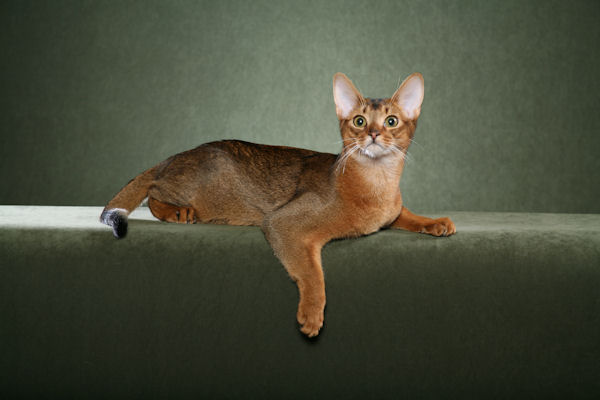
#> input picture images/Abyssinian_1.jpg, 600 x 400 px, found by its file name; its folder holds only this picture in this run
$ jupyter execute CK.ipynb
#> lines starting #> are read from the running program, lines starting #| are printed output that depends on the picture; after the words box and inside, x2 and y2 are one past the last pixel; in counts of white or black regions, pixels touching at a corner belong together; long printed decimals are rounded
[cell 1]
import os
from pathlib import Path
import cv2
import matplotlib.pyplot as plt
import numpy as np
from shutil import copy2   # để copy file mask sang thư mục mới
from skimage.morphology import dilation, disk

# ====== ĐƯỜNG DẪN THƯ MỤC ======
DATA_ROOT = Path("/media/pphong/D:/ML & DL/xu li anh/XLA_CK/data")
IMAGES_FULL = DATA_ROOT / "images"
MASK_FULL = Path("/media/pphong/D:/ML & DL/xu li anh/XLA_CK/data/annotations/annotations/trimaps")

A_FOLDER = Path("/media/pphong/D:/ML & DL/xu li anh/XLA_CK/images")

SAVE_MASK_B = Path("/media/pphong/D:/ML & DL/xu li anh/XLA_CK/mask_B")
SAVE_MASK_B.mkdir(exist_ok=True)   # tạo thư mục lưu mask B nếu chưa có

[cell 2]
# ====== KIỂM TRA ẢNH TỒN TẠI MASK ======
B = []   # danh sách chứa (img_name, mask_path)

images_A = sorted([f for f in os.listdir(A_FOLDER) if f.endswith(".jpg")])

for img_name in images_A:
    base_name = os.path.splitext(img_name)[0]
    mask_name = base_name + ".png"     # mask luôn .png

    mask_path = MASK_FULL / mask_name

    if mask_path.exists():
        B.append((img_name, mask_path))  # lưu cả tên ảnh + đường dẫn mask
        copy2(mask_path, SAVE_MASK_B / mask_name)  # copy mask sang thư mục riêng

print(f"Tổng số ảnh trong A: {len(images_A)}")
print(f"Số ảnh có ground truth tương ứng tập B: {len(B)}")

[cell 3]
# ====== HIỂN THỊ ẢNH + MASK ======
for img_name, mask_path in B[:3]:  # hiển thị 3 cặp đầu để tránh quá nhiều
    image_path = A_FOLDER / img_name

    img = cv2.imread(str(image_path))
#> img is the input picture: shape (400, 600, 3); mean B, G, R 58.5, 76, 74.2
    img = cv2.cvtColor(img, cv2.COLOR_BGR2RGB)

    mask = cv2.imread(str(mask_path), 0)
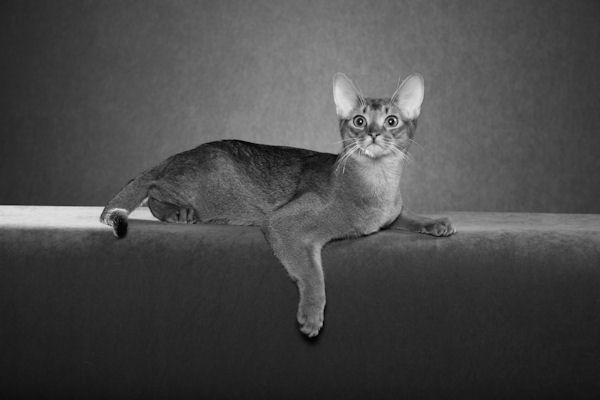
#> mask: shape (400, 600); min 0, max 240, mean 73.4

    plt.figure(figsize=(10,5))

    plt.subplot(1,2,1)
    plt.title(f"Ảnh gốc: {img_name}")
    plt.imshow(img)
    plt.axis("off")

    plt.subplot(1,2,2)
    plt.title("Mask tương ứng")
    plt.imshow(mask, cmap='gray')
    plt.axis("off")

    plt.show()
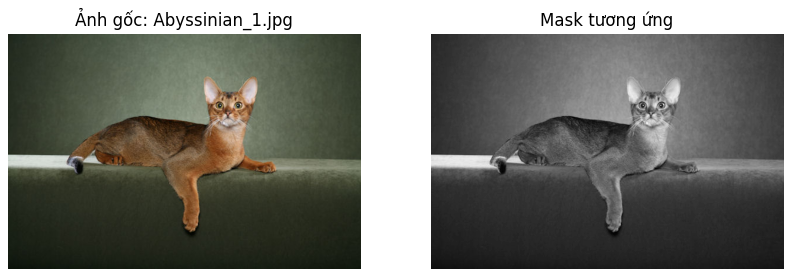
#> figure drawn by matplotlib, 2 panels

[cell 4]
# ====== THƯ MỤC LƯU MASK NHỊ PHÂN (GROUND TRUTH SAU HIỆU CHỈNH) ======
MASK_BIN_FOLDER = Path("/media/pphong/D:/ML & DL/xu li anh/XLA_CK/mask_binary")
MASK_BIN_FOLDER.mkdir(exist_ok=True)

# ====== HIỆU CHỈNH MASK (CHỈ GIỮ PIXEL = 1) ======
examples = []   # lưu ví dụ để minh họa

for img_name, mask_path in B:

    # đọc mask gốc
    mask = cv2.imread(str(mask_path), 0)

    # giữ lại miền interior (giá trị 1)
    mask_binary = np.where(mask == 1, 1, 0).astype(np.uint8)
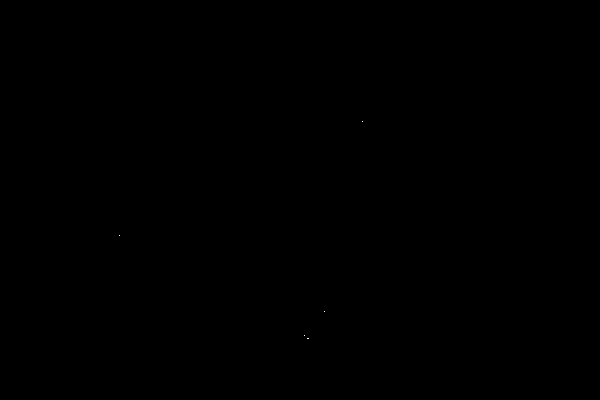
#> mask_binary: shape (400, 600); values 0 (black) and 1 (white), 0% white in thin lines or dots, all inside (x1, y1, x2, y2) = (119, 121, 363, 339)

    # lưu mask nhị phân
    base_name = os.path.splitext(img_name)[0]
    save_path = MASK_BIN_FOLDER / (base_name + "_bin.png")
    cv2.imwrite(str(save_path), mask_binary * 255)  # convert 0–1 → 0–255

    # lưu 3 ví dụ để minh họa
    if len(examples) < 3:
        img = cv2.imread(str(A_FOLDER / img_name))
        img = cv2.cvtColor(img, cv2.COLOR_BGR2RGB)
        examples.append((img, mask, mask_binary))

# ====== MINH HỌA MỘT VÀI KẾT QUẢ ======
for img, mask, mask_bin in examples:

    plt.figure(figsize=(12,4))

    plt.subplot(1,3,1)
    plt.title("Ảnh gốc")
    plt.imshow(img)
    plt.axis("off")

    plt.subplot(1,3,2)
    plt.title("Mask trimap gốc")
    plt.imshow(mask, cmap='gray')
    plt.axis("off")

    plt.subplot(1,3,3)
    plt.title("Mask sau hiệu chỉnh (binary)")
    plt.imshow(mask_bin, cmap='gray')
    plt.axis("off")

    plt.show()
#> this loop made 1 pass
#> pass 1, `plt.show()`:
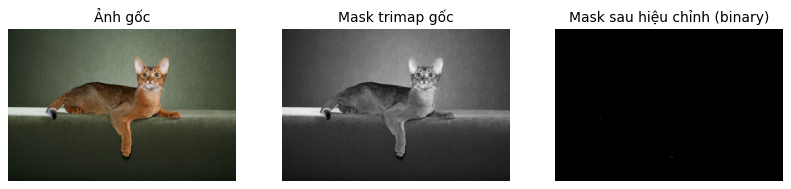
#> figure drawn by matplotlib, 3 panels

[cell 5]
# Thư mục lưu mask sau khi Dilation
MASK_DILATION_FOLDER = Path("/media/pphong/D:/ML & DL/xu li anh/XLA_CK/mask_dilated")
MASK_DILATION_FOLDER.mkdir(exist_ok=True)

# --- Hàm tự tạo kernel hình đĩa ---
def create_disk(radius):
    """
    Tạo kernel dạng hình đĩa bán kính R (thay thế skimage.morphology.disk)
    """
    size = radius * 2 + 1
    y, x = np.ogrid[-radius:radius+1, -radius:radius+1]
    mask = (x**2 + y**2 <= radius**2)
    return mask.astype(np.uint8)

# --- Tạo kernel dilation ---
selem = create_disk(9)   # disk radius = 9

examples_dilation = []   # lưu ví dụ minh họa

# Lặp qua các mask đã được nhị phân hóa
for img_name, mask_path in B:

    base_name = os.path.splitext(img_name)[0]
    bin_mask_path = MASK_BIN_FOLDER / f"{base_name}_bin.png"

    # Đọc mask nhị phân (0–255)
    mask_bin = cv2.imread(str(bin_mask_path), 0)

    if mask_bin is None:
        print(f" Không tìm thấy mask nhị phân cho: {img_name}")
        continue

    # Chuyển về 0–1 cho đúng dạng nhị phân
    mask_bin_01 = (mask_bin > 127).astype(np.uint8)

    # Áp dụng Dilation
    mask_dilated = dilation(mask_bin_01, selem)
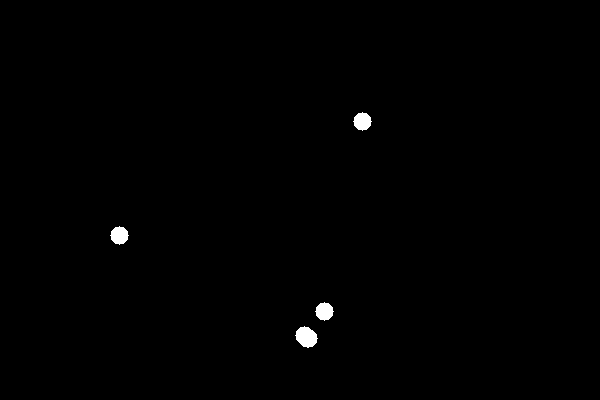
#> mask_dilated: shape (400, 600); values 0 (black) and 1 (white), 0.46% white; 4 white regions, box (x1, y1, x2, y2) and area: (295, 326, 318, 348) 346, (353, 112, 372, 131) 253, (110, 226, 129, 245) 253, (315, 302, 334, 321) 253

    # Lưu mask sau Dilation (0–255)
    save_path = MASK_DILATION_FOLDER / f"{base_name}_dilated.png"
    cv2.imwrite(str(save_path), mask_dilated.astype(np.uint8) * 255)

    # Lưu 3 ví dụ để minh họa
    if len(examples_dilation) < 3:
        img = cv2.imread(str(A_FOLDER / img_name))
        img = cv2.cvtColor(img, cv2.COLOR_BGR2RGB)
        examples_dilation.append((img, mask_bin_01, mask_dilated))


# MINH HỌA KẾT QUẢ

for img, mask_bin, mask_dil in examples_dilation:
    plt.figure(figsize=(12,4))

    plt.subplot(1,3,1)
    plt.title("Ảnh gốc")
    plt.imshow(img)
    plt.axis("off")

    plt.subplot(1,3,2)
    plt.title("Mask nhị phân (trước Dilation)")
    plt.imshow(mask_bin, cmap='gray')
    plt.axis("off")

    plt.subplot(1,3,3)
    plt.title("Mask sau Dilation (disk=9)")
    plt.imshow(mask_dil, cmap='gray')
    plt.axis("off")

    plt.show()

[cell 6]
# --- Hàm tự tính ngưỡng Otsu ---
def otsu_threshold_manual(image):
    # Tính histogram (256 mức xám)
    hist = np.bincount(image.flatten(), minlength=256)
#> hist = 256 values, max 4642 at index 40, min 0 at index 228, mean 937.5
    total = image.size

    # Tổng trọng số và tổng cường độ
    sum_total = np.dot(np.arange(256), hist)
#> sum_total = 17627203

    sumB = 0       # tổng cường độ lớp background (từ 0..t)
    wB = 0         # tổng số pixel lớp background
    max_variance = 0
    threshold = 0

    for t in range(256):
        wB += hist[t]
        if wB == 0:
            continue

        wF = total - wB
        if wF == 0:
            break

        sumB += t * hist[t]

        mB = sumB / wB              # mean background
        mF = (sum_total - sumB) / wF  # mean foreground

        # Between-class variance
        variance = wB * wF * (mB - mF) ** 2

        if variance > max_variance:
            max_variance = variance
            threshold = t
#> this loop made 241 passes
#> (wB, wF, sumB, mB, mF, max_variance) on passes 1 to 8: (23, 239977, 0, 0, 73.45, 2.98e+10), (29, 239971, 6, 0.207, 73.46, 3.73e+10), (41, 239959, 30, 0.732, 73.46, 5.2e+10), (54, 239946, 69, 1.28, 73.46, 6.75e+10), (71, 239929, 137, 1.93, 73.47, 8.72e+10), (91, 239909, 237, 2.6, 73.47, 1.1e+11), (120, 239880, 411, 3.42, 73.48, 1.41e+11), (146, 239854, 593, 4.06, 73.49, 1.69e+11)
#> after the loop, max_variance = 5.54e+13; sumB = 17626963; threshold = 81; wB = 240000

    return threshold


# --- Thư mục lưu kết quả Otsu ---
MASK_OTSU_FOLDER = Path("/media/pphong/D:/ML & DL/xu li anh/XLA_CK/mask_otsu_manual")
MASK_OTSU_FOLDER.mkdir(exist_ok=True)

examples_otsu = []


# --- Áp dụng Otsu cho từng ảnh ---
for img_name, _ in B:
    image_path = A_FOLDER / img_name

    # Đọc ảnh grayscale
    img_gray = cv2.imread(str(image_path), 0)

    if img_gray is None:
        print(f"Không đọc được ảnh: {img_name}")
        continue

    # --- TÍNH NGƯỠNG OTSU THỦ CÔNG ---
    T = otsu_threshold_manual(img_gray)
#> T = 81

    # --- Tạo mask ---
    mask_otsu = (img_gray >= T).astype(np.uint8) * 255
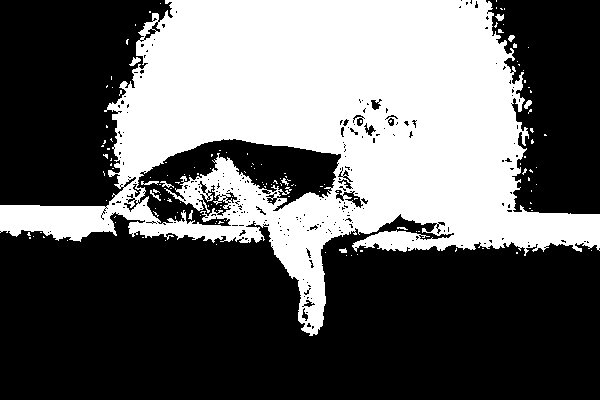
#> mask_otsu: shape (400, 600); 38.3% white; 148 white regions (136 under 20 px), largest, box (x1, y1, x2, y2) and area: (0, 0, 600, 336) 90929, (129, 57, 141, 66) 55, (141, 181, 159, 185) 47

    # --- Lưu kết quả ---
    base_name = os.path.splitext(img_name)[0]
    save_path = MASK_OTSU_FOLDER / f"{base_name}_otsu_manual.png"
    cv2.imwrite(str(save_path), mask_otsu)

    # lưu 3 ví dụ minh họa
    if len(examples_otsu) < 3:
        img_rgb = cv2.imread(str(image_path))
        img_rgb = cv2.cvtColor(img_rgb, cv2.COLOR_BGR2RGB)
        examples_otsu.append((img_rgb, img_gray, mask_otsu, T))

#kêt quả

for img_rgb, img_gray, mask_otsu, T in examples_otsu:
    plt.figure(figsize=(14,4))

    plt.subplot(1,3,1)
    plt.title("Ảnh gốc (RGB)")
    plt.imshow(img_rgb)
    plt.axis("off")

    plt.subplot(1,3,2)
    plt.title(f"Ảnh xám\nNgưỡng Otsu tự tính = {T}")
    plt.imshow(img_gray, cmap='gray')
    plt.axis("off")

    plt.subplot(1,3,3)
    plt.title("Mask Otsu (tự code)")
    plt.imshow(mask_otsu, cmap='gray')
    plt.axis("off")

    plt.show()
#> this loop made 1 pass
#> T on pass 1: 81

[cell 7]
# --- Hàm K-means thủ công (k = 2) ---

def kmeans_manual(image, K=2, max_iter=50):
#> called with K = 2, max_iter = 50
    pixels = image.reshape(-1, 1).astype(np.float32)

    # Khởi tạo tâm cụm
    np.random.seed(0)
    indices = np.random.choice(len(pixels), K, replace=False)
#> indices = [45155, 238446]
    centers = pixels[indices].astype(np.float32)   # shape (K,1)
#> centers = [89, 27]

    for _ in range(max_iter):

        # Tính khoảng cách tới tâm cụm
        distances = np.abs(pixels - centers.T)     # shape (N,K)

        # Gán nhãn
        labels = np.argmin(distances, axis=1)

        # Cập nhật tâm
        new_centers = []
        for k in range(K):
            if np.any(labels == k):
                # mean trả về float → đảm bảo đồng nhất
                new_centers.append(float(pixels[labels == k].mean()))
            else:
                # tránh cụm rỗng → giữ nguyên tâm cũ
                new_centers.append(float(centers[k]))

        # Đưa về dạng (K,1)
        new_centers = np.array(new_centers, dtype=np.float32).reshape(K, 1)

        # Kiểm tra hội tụ
        if np.allclose(centers, new_centers):
            break

        centers = new_centers.copy()

    return labels.reshape(image.shape), centers


# --- Thư mục lưu mask K-means ---
MASK_KMEANS_FOLDER = Path("/media/pphong/D:/ML & DL/xu li anh/XLA_CK/mask_kmeans_manual")
MASK_KMEANS_FOLDER.mkdir(exist_ok=True)

examples_kmeans = []


# --- Áp dụng K-means cho từng ảnh trong B ---
for img_name, _ in B:
    image_path = A_FOLDER / img_name

    # Đọc ảnh grayscale
    img_gray = cv2.imread(str(image_path), 0)
    if img_gray is None:
        print(f"⚠ Không đọc được ảnh: {img_name}")
        continue

    # --- Chạy K-means thủ công ---
    labels, centers = kmeans_manual(img_gray, K=2)
#> centers = [112.8, 49.04]

    # --- Chuyển labels về mask 0–255 ---
    mask_kmeans = (labels.astype(np.uint8) * 255)

    # --- Lưu kết quả ---
    base_name = os.path.splitext(img_name)[0]
    save_path = MASK_KMEANS_FOLDER / f"{base_name}_kmeans_manual.png"
    cv2.imwrite(str(save_path), mask_kmeans)

    # Lưu 3 ví dụ để minh họa
    if len(examples_kmeans) < 3:
        img_rgb = cv2.imread(str(image_path))
        img_rgb = cv2.cvtColor(img_rgb, cv2.COLOR_BGR2RGB)
        examples_kmeans.append((img_rgb, img_gray, mask_kmeans, centers))


for img_rgb, img_gray, mask_km, centers in examples_kmeans:
    plt.figure(figsize=(14,4))

    plt.subplot(1,3,1)
    plt.title("Ảnh gốc (RGB)")
    plt.imshow(img_rgb)
    plt.axis("off")

    plt.subplot(1,3,2)
    plt.title("Ảnh xám")
    plt.imshow(img_gray, cmap='gray')
    plt.axis("off")

    plt.subplot(1,3,3)
    plt.title(f"K-means (thủ công) - centers={centers.flatten()}")
    plt.imshow(mask_km, cmap='gray')
    plt.axis("off")

    plt.show()
#> this loop made 1 pass

[cell 8]
# Hàm đánh giá IoU và Dice

def compute_iou(mask_pred, mask_gt):
    """
    mask_pred: mask dự đoán (0–255 hoặc 0–1)
    mask_gt:   mask ground truth (0–255 hoặc 0–1)
    """
    # Chuyển về 0–1
    pred = (mask_pred > 127).astype(np.uint8)
    gt   = (mask_gt > 127).astype(np.uint8)

    # Intersection và Union
    intersection = np.logical_and(pred, gt).sum()
#> intersection = 0
    union        = np.logical_or(pred, gt).sum()
#> union = 91816

    if union == 0:
        return 1.0 if intersection == 0 else 0.0

    return intersection / union


def compute_dice(mask_pred, mask_gt):
    """
    mask_pred: mask dự đoán (0–255 hoặc 0–1)
    mask_gt:   mask ground truth (0–255 hoặc 0–1)
    """
    pred = (mask_pred > 127).astype(np.uint8)
    gt   = (mask_gt > 127).astype(np.uint8)

    intersection = np.logical_and(pred, gt).sum()
    total = pred.sum() + gt.sum()

    if total == 0:
        return 1.0 if intersection == 0 else 0.0

    dice = 2 * intersection / total
    return dice

[cell 9]
# ĐÁNH GIÁ IoU & Dice CHO OTSU VÀ K-MEANS TRÊN TẬP B

iou_otsu_list = []
dice_otsu_list = []

iou_km_list = []
dice_km_list = []

for img_name, _ in B:
    base_name = os.path.splitext(img_name)[0]

    # ----- Load Ground Truth nhị phân (sau bước 2) -----
    gt_path = MASK_BIN_FOLDER / f"{base_name}_bin.png"
    gt = cv2.imread(str(gt_path), 0)
    if gt is None:
        print(f"Không tìm thấy GT cho {img_name}")
        continue

    # ----- Load mask Otsu -----
    otsu_path = MASK_OTSU_FOLDER / f"{base_name}_otsu_manual.png"
    mask_otsu = cv2.imread(str(otsu_path), 0)
    if mask_otsu is None:
        print(f"Không tìm thấy Otsu cho {img_name}")
        continue

    # ----- Load mask K-means -----
    km_path = MASK_KMEANS_FOLDER / f"{base_name}_kmeans_manual.png"
    mask_km = cv2.imread(str(km_path), 0)
    if mask_km is None:
        print(f"Không tìm thấy K-means cho {img_name}")
        continue

    # ----- Tính IoU & Dice -----
    iou_otsu  = compute_iou(mask_otsu, gt)
#> iou_otsu = 0
    dice_otsu = compute_dice(mask_otsu, gt)
#> in compute_dice, `total = pred.sum() + gt.sum()`: total = 91816
#> in compute_dice, `dice = 2 * intersection / total`: dice = 0
#> dice_otsu = 0

    iou_km  = compute_iou(mask_km, gt)
#> iou_km = 4.05e-05
    dice_km = compute_dice(mask_km, gt)
#> dice_km = 8.1e-05

    # Lưu vào danh sách
    iou_otsu_list.append(iou_otsu)
    dice_otsu_list.append(dice_otsu)

    iou_km_list.append(iou_km)
    dice_km_list.append(dice_km)

# GIÁ TRỊ TRUNG BÌNH


mean_iou_otsu  = np.mean(iou_otsu_list)
#> mean_iou_otsu = 0
mean_dice_otsu = np.mean(dice_otsu_list)
#> mean_dice_otsu = 0

mean_iou_km  = np.mean(iou_km_list)
#> mean_iou_km = 4.05e-05
mean_dice_km = np.mean(dice_km_list)
#> mean_dice_km = 8.1e-05

print("===== KẾT QUẢ ĐÁNH GIÁ TRUNG BÌNH TRÊN TẬP B =====")
print(f"Otsu:    IoU = {mean_iou_otsu:.4f}, Dice = {mean_dice_otsu:.4f}")
#| Otsu:    IoU = 0.0000, Dice = 0.0000
print(f"K-means: IoU = {mean_iou_km:.4f}, Dice = {mean_dice_km:.4f}")
#| K-means: IoU = 0.0000, Dice = 0.0001

[cell 10]
# SO SÁNH IoU & Dice TỰ CODE VS HÀM CÓ SẴN (sklearn)


from sklearn.metrics import jaccard_score, f1_score

iou_diff_list = []
dice_diff_list = []

for img_name, _ in B:
    base_name = os.path.splitext(img_name)[0]

    # ----- Load Ground Truth sau hiệu chỉnh -----
    gt_path = MASK_BIN_FOLDER / f"{base_name}_bin.png"
    gt = cv2.imread(str(gt_path), 0)
    if gt is None:
        continue

    # ----- Load Otsu (hoặc bạn có thể làm cho K-means; nguyên lý giống nhau) -----
    otsu_path = MASK_OTSU_FOLDER / f"{base_name}_otsu_manual.png"
    mask_otsu = cv2.imread(str(otsu_path), 0)
    if mask_otsu is None:
        continue

    # --- Chuyển mask về dạng 0–1 vector ---
    pred = (mask_otsu > 127).astype(np.uint8).flatten()
    gt_bin = (gt > 127).astype(np.uint8).flatten()


    #IoU tự viết

    iou_custom = compute_iou(mask_otsu, gt)
#> iou_custom = 0

    # IoU từ sklearn (Jaccard)
    iou_sklearn = jaccard_score(gt_bin, pred, average='binary')
#> iou_sklearn = 0

    # Dice tự viết

    dice_custom = compute_dice(mask_otsu, gt)
#> dice_custom = 0

    # Dice từ sklearn (F1-score)
    dice_sklearn = f1_score(gt_bin, pred)
#> dice_sklearn = 0

    #--- Lưu sự khác biệt ---
    iou_diff_list.append(abs(iou_custom - iou_sklearn))
    dice_diff_list.append(abs(dice_custom - dice_sklearn))


# TÍNH SAI SỐ TRUNG BÌNH


mean_iou_diff = np.mean(iou_diff_list)
#> mean_iou_diff = 0
mean_dice_diff = np.mean(dice_diff_list)
#> mean_dice_diff = 0

print("===== SO SÁNH HÀM TỰ VIẾT VÀ HÀM CÓ SẴN =====")
print(f"Sai lệch IoU trung bình  : {mean_iou_diff:.8f}")
#| Sai lệch IoU trung bình  : 0
print(f"Sai lệch Dice trung bình : {mean_dice_diff:.8f}")
#| Sai lệch Dice trung bình : 0

[cell 11]
#  GRABCUT

MASK_GC_FOLDER = Path("/media/pphong/D:/ML & DL/xu li anh/XLA_CK/mask_grabcut")
MASK_GC_FOLDER.mkdir(exist_ok=True)

iou_gc_list = []
dice_gc_list = []
examples_gc = []

for img_name, _ in B:
    base = os.path.splitext(img_name)[0]
    img_path = A_FOLDER / img_name

    # Load ảnh
    img = cv2.imread(str(img_path))
    if img is None:
        print(f" Không đọc được ảnh: {img_name}")
        continue

    # Load ground truth
    gt_path = MASK_BIN_FOLDER / f"{base}_bin.png"
    gt = cv2.imread(str(gt_path), 0)
    if gt is None:
        print(f" Không tìm thấy GT: {base}")
        continue

    h, w = img.shape[:2]

    #Tạo initial mask từ OTSU

    gray = cv2.cvtColor(img, cv2.COLOR_BGR2GRAY)
    _, otsu = cv2.threshold(gray, 0, 255, cv2.THRESH_BINARY + cv2.THRESH_OTSU)
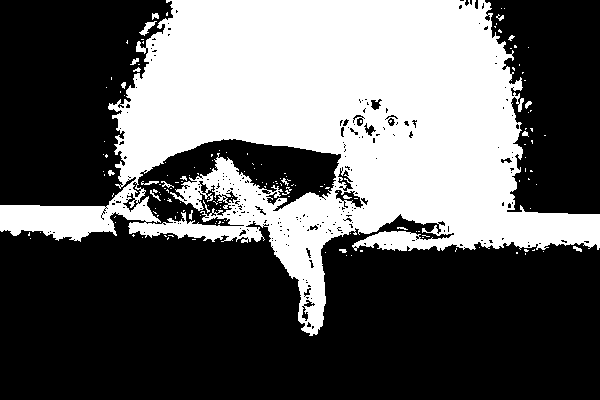
#> otsu: shape (400, 600); 37.4% white; 165 white regions (145 under 20 px), largest, box (x1, y1, x2, y2) and area: (0, 0, 600, 336) 88771, (139, 21, 157, 36) 96, (141, 181, 159, 185) 43

    # Otsu → chuyển sang mask GrabCut
    # GC_PR_FGD = 3 → foreground có thể
    # GC_PR_BGD = 2 → background có thể
    init_mask = np.where(otsu == 255, cv2.GC_PR_FGD, cv2.GC_PR_BGD).astype('uint8')

    # GrabCut cần 2 model
    bgModel = np.zeros((1, 65), np.float64)
    fgModel = np.zeros((1, 65), np.float64)

    # Chạy GrabCut (MASK MODE)

    cv2.grabCut(
        img, init_mask, None,
        bgModel, fgModel,
        5,                          # số iter
        cv2.GC_INIT_WITH_MASK
    )

    # Kết quả → foreground = 1 hoặc 3
    mask_gc = np.where(
        (init_mask == cv2.GC_FGD) | (init_mask == cv2.GC_PR_FGD),
        255, 0
    ).astype('uint8')
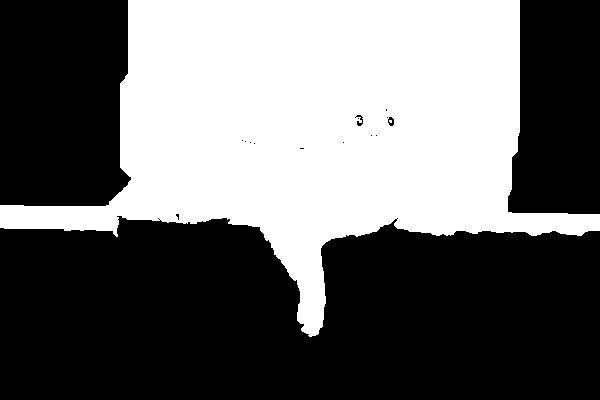
#> mask_gc: shape (400, 600); 40.9% white; 2 white regions (1 under 20 px), largest, box (x1, y1, x2, y2) and area: (0, 0, 600, 337) 98196

    #  Đánh giá IoU và Dice

    iou = compute_iou(mask_gc, gt)
#> iou = 0
    dice = compute_dice(mask_gc, gt)
#> dice = 0

    iou_gc_list.append(iou)
    dice_gc_list.append(dice)

    # Lưu mask
    cv2.imwrite(str(MASK_GC_FOLDER / f"{base}_grabcut.png"), mask_gc)

    # Lưu minh họa
    if len(examples_gc) < 3:
        img_rgb = cv2.cvtColor(img, cv2.COLOR_BGR2RGB)
        examples_gc.append((img_rgb, gray, mask_gc))


# TRUNG BÌNH GRABCUT

mean_iou_gc = np.mean(iou_gc_list)
#> mean_iou_gc = 0
mean_dice_gc = np.mean(dice_gc_list)
#> mean_dice_gc = 0

print("===== GRABCUT =====")
print(f"IoU trung bình  : {mean_iou_gc:.4f}")
#| IoU trung bình  : 0.0000
print(f"Dice trung bình : {mean_dice_gc:.4f}")
#| Dice trung bình : 0.0000


#  MINH HOẠ 3 KẾT QUẢ GRABCUT

for img_rgb, img_gray, mask_gc in examples_gc:
    plt.figure(figsize=(12,4))

    plt.subplot(1,3,1)
    plt.title("Ảnh gốc")
    plt.imshow(img_rgb)
    plt.axis("off")

    plt.subplot(1,3,2)
    plt.title("Ảnh xám")
    plt.imshow(img_gray, cmap='gray')
    plt.axis("off")

    plt.subplot(1,3,3)
    plt.title("Mask GrabCut")
    plt.imshow(mask_gc, cmap='gray')
    plt.axis("off")

    plt.show()


#  SO SÁNH CUỐI CÙNG

print("\n===== SO SÁNH 3 PHƯƠNG PHÁP =====")
print(f"Otsu        → IoU={mean_iou_otsu:.4f},   Dice={mean_dice_otsu:.4f}")
#| Otsu        → IoU=0.0000,   Dice=0.0000
print(f"K-means     → IoU={mean_iou_km:.4f},     Dice={mean_dice_km:.4f}")
#| K-means     → IoU=0.0000,     Dice=0.0001
print(f"GrabCut     → IoU={mean_iou_gc:.4f},     Dice={mean_dice_gc:.4f}")
#| GrabCut     → IoU=0.0000,     Dice=0.0000
